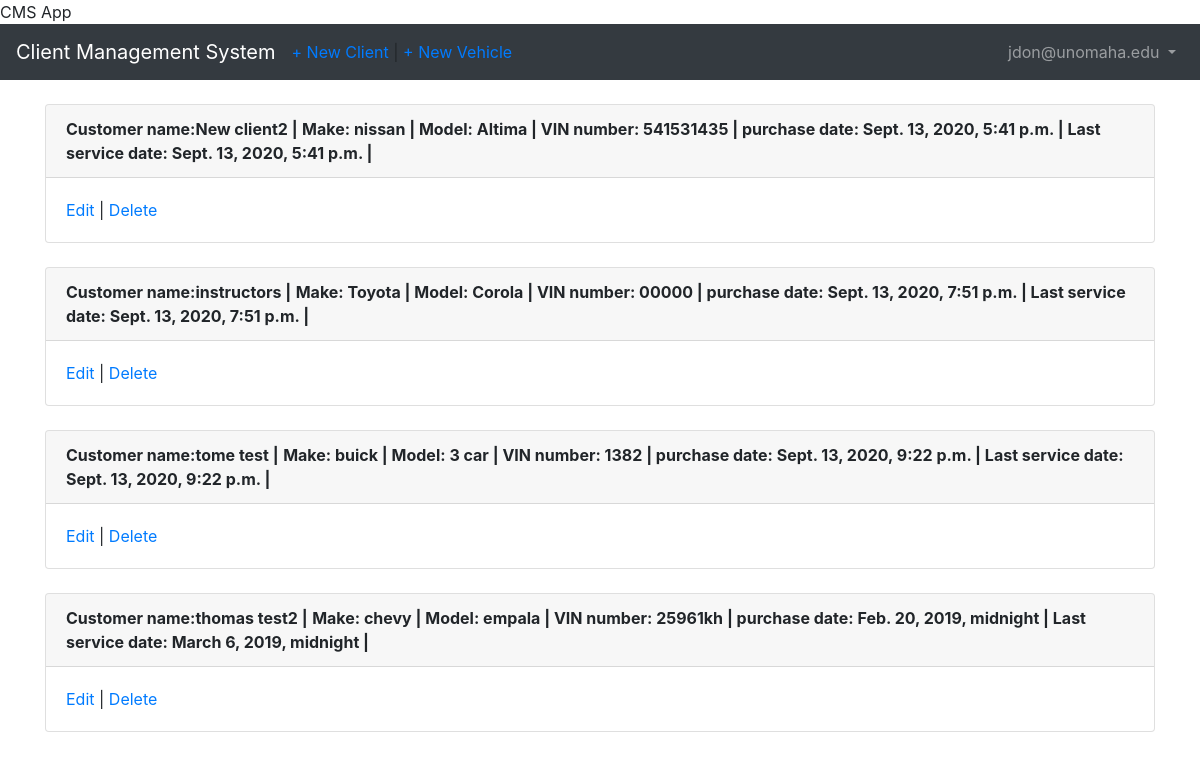
The app's page /vehicles/ (signed in) with its own data.
### users/models.py (models this page shows)
class CustomUser(AbstractUser):
    department = models.CharField(max_length=50, default=' ', null=True, blank=True)
    employee_cell_phone = models.CharField(max_length=50, default=' ', null=True, blank=True)

### vehicles/models.py (models this page shows, shortened)
class Vehicle(models.Model):
    customer_name = models.CharField(max_length=50, blank=False, null=False, default=' ')
    vehicle_make = models.CharField(max_length=50, blank=False, null=False, default=' ')
    model = models.CharField(max_length=10, blank=True, null=True, default=' ')
    VIN_number = models.CharField(max_length=30, default='00000')
    date_of_purchase = models.DateTimeField()
    date_of_last_Service = models.DateTimeField()
    notes = models.TextField()
    author = models.ForeignKey(
        get_user_model(),
        on_delete=models.CASCADE,
    )

### vehicles/views.py (the view)
# urls.py: path('', VehicleListView.as_view(), name='vehicle_list'),
class VehicleListView(LoginRequiredMixin, ListView):
    model = Vehicle
    template_name = 'vehicle_list.html'

### templates/vehicle_list.html (shortened to what this page needs)
{% extends 'base.html' %}
{% block content %}
  {% for vehicle in object_list %}
    <div class="card">
      <div class="card-header">
        <span class="font-weight-bold">Customer name:{{ vehicle.customer_name }} |</span>
        <span class="font-weight-bold">Make: {{ vehicle.vehicle_make }} | </span>
        <span class="font-weight-bold">Model: {{ vehicle.model }} | </span>
        <span class="font-weight-bold">VIN number: {{ vehicle.VIN_number }} | </span>
        <span class="font-weight-bold">purchase date: {{ vehicle.date_of_purchase }} | </span>
        <span class="font-weight-bold">Last service date: {{ vehicle.date_of_last_Service }} | </span>
      </div>
      <div class="card-body">
        <a href="{% url 'vehicle_edit' vehicle.pk %}">Edit</a> |
        <a href="{% url 'vehicle_delete' vehicle.pk %}">Delete</a>
      </div>
    </div>
    <br />
  {% endfor %}
{% endblock content %}

### templates/base.html (shortened to what this page needs)
<!doctype html>
<html lang="en">
  <head>
    <link rel="stylesheet" href="https://stackpath.bootstrapcdn.com/bootstrap/4.1.3/css/bootstrap.min.css"
>
    <name>{% block name %}CMS App{% endblock name %}</name>
  </head>
  <body>
    <nav class="navbar navbar-expand-md navbar-dark bg-dark mb-4">
      <a class="navbar-brand" href="{% url 'home' %}">Client Management System</a>
      {% if user.is_authenticated %}
        <ul class="navbar-nav mr-auto">
          <li class="nav-item"><a href="{% url 'client_new' %} ">+ New Client </a> |
            <a href="{% url 'vehicle_new' %} ">+ New Vehicle</a></li>
        </ul>
      {% endif %}
      <div class="collapse navbar-collapse" id="navbarCollapse">
        {% if user.is_authenticated %}
          <ul class="navbar-nav ml-auto">
            <li class="nav-item">
              <a class="nav-link dropdown-toggle" href="#" id="userMenu"\
              data-toggle="dropdown" aria-haspopup="true" aria-expanded\
              ="false">
                {{ user.username }}
              </a>
            </li>
          </ul>
        {% endif %}
      </div>
    </nav>
    <div class="container">
      {% block content %}
      {% endblock content %}
    </div>
  </body>
</html>

### records on screen
CustomUser: username "jdon@unomaha.edu"
Vehicle: customer_name "New client2", vehicle_make "nissan", model "Altima", VIN_number "541531435", date_of_purchase "Sept. 13, 2020, 5:41 p.m.", date_of_last_Service "Sept. 13, 2020, 5:41 p.m."
Vehicle: customer_name "instructors", vehicle_make "Toyota", model "Corola", VIN_number "00000", date_of_purchase "Sept. 13, 2020, 7:51 p.m.", date_of_last_Service "Sept. 13, 2020, 7:51 p.m."
Vehicle: customer_name "tome test", vehicle_make "buick", model "3 car", VIN_number "1382", date_of_purchase "Sept. 13, 2020, 9:22 p.m.", date_of_last_Service "Sept. 13, 2020, 9:22 p.m."
Vehicle: customer_name "thomas test2", vehicle_make "chevy", model "empala", VIN_number "25961kh", date_of_purchase "Feb. 20, 2019, midnight", date_of_last_Service "March 6, 2019, midnight"
